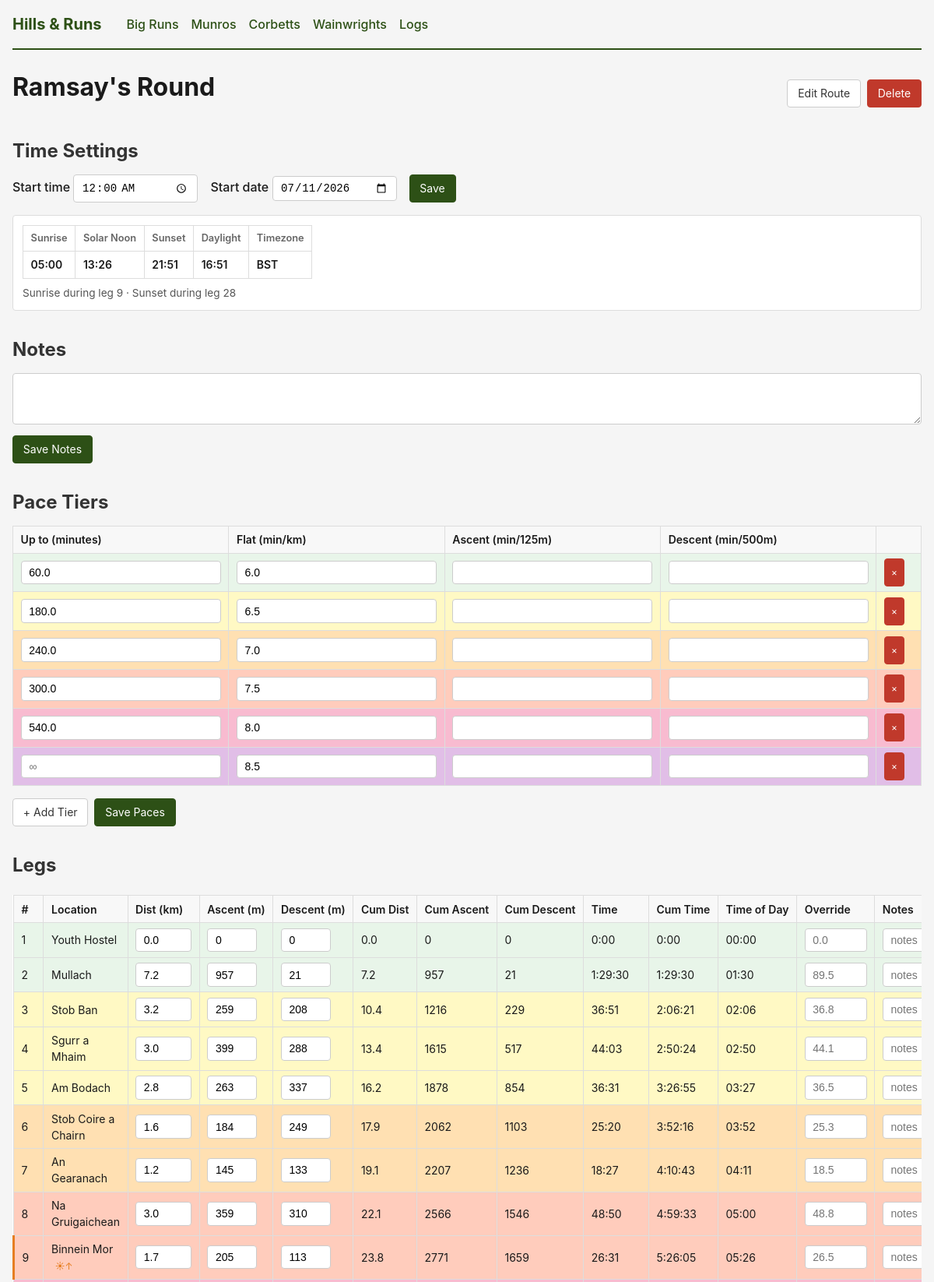
The app's page /bigruns/1 (upper part) with its own data.
### walks/models.py (models this page shows)
class Route(db.Model):
    __tablename__ = 'routes'
    id = db.Column(db.Integer, primary_key=True)
    name = db.Column(db.Text, nullable=False)
    latitude = db.Column(db.Float, default=56.8)
    longitude = db.Column(db.Float, default=-5.1)
    start_time = db.Column(db.Text, default='06:00')
    start_date = db.Column(db.Text, default='2026-06-01')
    notes = db.Column(db.Text, default='')
    created_at = db.Column(db.DateTime, server_default=func.now())
    legs = db.relationship('Leg', backref='route', cascade='all, delete-orphan',
                           order_by='Leg.leg_num')
    pace_tiers = db.relationship('PaceTier', backref='route', cascade='all, delete-orphan')
    time_overrides = db.relationship('TimeOverride', backref='route', cascade='all, delete-orphan')
    attempts = db.relationship('Attempt', backref='route', cascade='all, delete-orphan',
                               order_by='Attempt.date.desc()')

class PaceTier(db.Model):
    __tablename__ = 'pace_tiers'
    id = db.Column(db.Integer, primary_key=True)
    route_id = db.Column(db.Integer, db.ForeignKey('routes.id', ondelete='CASCADE'), nullable=False)
    up_to_minutes = db.Column(db.Float, nullable=True)
    flat_pace_min_per_km = db.Column(db.Float, nullable=False)
    ascent_pace = db.Column(db.Float, nullable=False, default=0)
    descent_pace = db.Column(db.Float, nullable=False, default=0)

class Leg(db.Model):
    __tablename__ = 'legs'
    id = db.Column(db.Integer, primary_key=True)
    route_id = db.Column(db.Integer, db.ForeignKey('routes.id', ondelete='CASCADE'), nullable=False)
    leg_num = db.Column(db.Integer, nullable=False)
    location = db.Column(db.Text, nullable=False)
    distance_km = db.Column(db.Float, nullable=False, default=0)
    ascent_m = db.Column(db.Float, nullable=False, default=0)
    descent_m = db.Column(db.Float, nullable=False, default=0)
    notes = db.Column(db.Text, default='')

### walks/routes.py (the view)
@bp.route('/<int:route_id>')
def route_detail(route_id: int) -> str | WerkzeugResponse:
    route = db.session.get(Route, route_id)
    if not route:
        flash('Route not found.', 'error')
        return redirect(url_for('walks.route_list'))
    legs = Leg.query.filter_by(route_id=route_id).order_by(Leg.leg_num).all()
    pace_tiers = (
        PaceTier.query
        .filter_by(route_id=route_id)
        .order_by(
            db.case((PaceTier.up_to_minutes.is_(None), 1), else_=0),
            PaceTier.up_to_minutes,
        )
        .all()
    )
    overrides_rows = (
        TimeOverride.query
        .filter_by(route_id=route_id)
        .all()
    )
    overrides = {r.leg_id: r.override_minutes for r in overrides_rows}
    legs_data = [
        {
            'id': l.id, 'route_id': l.route_id, 'leg_num': l.leg_num,
            'location': l.location, 'distance_km': l.distance_km,
            'ascent_m': l.ascent_m, 'descent_m': l.descent_m, 'notes': l.notes,
        }
        for l in legs
    ]
    tiers_data = [
        {
            'id': t.id, 'route_id': t.route_id, 'up_to_minutes': t.up_to_minutes,
            'flat_pace_min_per_km': t.flat_pace_min_per_km,
            'ascent_pace': t.ascent_pace,
            'descent_pace': t.descent_pace,
        }
        for t in pace_tiers
    ]
    start_time_minutes = None
    if route.start_time:
        parts = route.start_time.split(':')
        if len(parts) == 2:
            start_time_minutes = int(parts[0]) * 60 + int(parts[1])
    calculated = calculate_leg_times(legs_data, tiers_data, overrides, start_time_minutes)
    totals = {
        'distance_km': sum(l['distance_km'] for l in calculated),
        'ascent_m': sum(l['ascent_m'] for l in calculated),
        'descent_m': sum(l['descent_m'] for l in calculated),
        'time': sum(l['time'] for l in calculated),
    }
    solar: SolarResult | None = None
    solar_events: SolarEventsDict = {'sunrise_leg': None, 'sunset_leg': None}
    if route.start_date and route.latitude and route.longitude:
        solar = solar_times(route.latitude, route.longitude, route.start_date)
        if solar and start_time_minutes is not None:
            solar_events = find_solar_events(calculated, start_time_minutes, solar)
    attempts = (
        Attempt.query
        .filter_by(route_id=route_id)
        .order_by(Attempt.date.desc())
        .all()
    )
    attempts_data = []
    for attempt in attempts:
        a_legs = AttemptLeg.query.filter_by(attempt_id=attempt.id).all()
        leg_times = {r.leg_id: r.actual_time_minutes for r in a_legs}
        attempt_total = sum(t for t in leg_times.values() if t is not None)
        attempts_data.append({
            'id': attempt.id,
            'name': attempt.name,
            'date': attempt.date,
            'notes': attempt.notes,
            'leg_times': leg_times,
            'total_time': attempt_total,
        })
    attempts_json = json.dumps(attempts_data, default=str)
    calculated_json = json.dumps(calculated, default=str)
    return render_template('walks/detail.html',
                           route=route,
                           legs=calculated,
                           pace_tiers=tiers_data,
                           totals=totals,
                           solar=solar,
                           solar_events=solar_events,
                           attempts=attempts_data,
                           attempts_json=attempts_json,
                           calculated_json=calculated_json,
                           format_time=format_time,
                           format_time_of_day=format_time_of_day,
                           format_diff=format_diff)

### walks/templates/walks/detail.html (shortened to what this page needs)
{% extends "base.html" %}
{% block content %}
<div class="page-header">
    <h1>{{ route.name }}</h1>
    <div class="header-actions">
        <a href="{{ url_for('walks.route_edit', route_id=route.id) }}" class="btn">Edit Route</a>
        <form method="POST" action="{{ url_for('walks.route_delete', route_id=route.id) }}"
              onsubmit="return confirm('Delete this route?')" style="display:inline">
            <button type="submit" class="btn btn-danger">Delete</button>
        </form>
    </div>
</div>
<section class="section">
    <h2>Time Settings</h2>
    <form method="POST" action="{{ url_for('walks.save_settings', route_id=route.id) }}" class="settings-form">
        <div class="settings-row">
            <label>Start time <input type="time" name="start_time" value="{{ route.start_time or '' }}"></label>
            <label>Start date <input type="date" name="start_date" value="{{ route.start_date or '' }}"></label>
            <button type="submit" class="btn btn-primary">Save</button>
        </div>
    </form>
    {% if solar %}
    <div class="solar-info">
        <table class="solar-table">
            <tr>
                <th>Sunrise</th>
                <th>Solar Noon</th>
                <th>Sunset</th>
                <th>Daylight</th>
                <th>Timezone</th>
            </tr>
            <tr>
                <td>{{ solar.sunrise_str }}</td>
                <td>{{ solar.solar_noon_str }}</td>
                <td>{{ solar.sunset_str }}</td>
                <td>{{ solar.daylight_str }}</td>
                <td>{{ solar.timezone }}</td>
            </tr>
        </table>
        {% if solar_events.sunrise_leg or solar_events.sunset_leg %}
        <p class="solar-markers">
            {% if solar_events.sunrise_leg %}
                Sunrise during leg {{ solar_events.sunrise_leg }}
            {% endif %}
            {% if solar_events.sunrise_leg and solar_events.sunset_leg %} · {% endif %}
            {% if solar_events.sunset_leg %}
                Sunset during leg {{ solar_events.sunset_leg }}
            {% endif %}
        </p>
        {% endif %}
    </div>
    {% endif %}
</section>
<section class="section">
    <h2>Notes</h2>
    <form method="POST" action="{{ url_for('walks.save_notes', route_id=route.id) }}">
        <textarea name="notes" rows="3" style="margin-bottom: 0.5rem;">{{ route.notes or '' }}</textarea>
        <button type="submit" class="btn btn-primary">Save Notes</button>
    </form>
</section>
<section class="section">
    <h2>Pace Tiers</h2>
    <form method="POST" action="{{ url_for('walks.save_paces', route_id=route.id) }}">
        <table class="pace-table">
            <thead>
                <tr>
                    <th>Up to (minutes)</th>
                    <th>Flat (min/km)</th>
                    <th>Ascent (min/125m)</th>
                    <th>Descent (min/500m)</th>
                    <th></th>
                </tr>
            </thead>
            <tbody id="pace-body">
                {% for tier in pace_tiers %}
                <tr class="pace-tier-{{ loop.index0 }}">
                    <td><input type="number" step="1" name="up_to_{{ loop.index0 }}" value="{{ tier.up_to_minutes|default('', true) }}" placeholder="∞"></td>
                    <td><input type="number" step="0.1" name="flat_pace_{{ loop.index0 }}" value="{{ tier.flat_pace_min_per_km }}" required></td>
                    <td><input type="number" step="0.1" name="ascent_pace_{{ loop.index0 }}" value="{{ tier.ascent_pace_min_per_150m }}" required></td>
                    <td><input type="number" step="0.1" name="descent_pace_{{ loop.index0 }}" value="{{ tier.descent_pace_min_per_450m }}" required></td>
                    <td><button type="button" class="btn btn-small btn-danger" onclick="removePaceTier(this)">×</button></td>
                </tr>
                {% endfor %}
            </tbody>
        </table>
        <div class="form-actions">
            <button type="button" class="btn" onclick="addPaceTier()">+ Add Tier</button>
            <button type="submit" class="btn btn-primary">Save Paces</button>
        </div>
    </form>
</section>
<section class="section">
    <h2>Legs</h2>
    <form method="POST" action="{{ url_for('walks.save_legs', route_id=route.id) }}">
    <div class="table-scroll">
    <table class="legs-table">
        <thead>
            <tr>
                <th>#</th>
                <th>Location</th>
                <th>Dist (km)</th>
                <th>Ascent (m)</th>
                <th>Descent (m)</th>
                <th>Cum Dist</th>
                <th>Cum Ascent</th>
                <th>Cum Descent</th>
                <th>Time</th>
                <th>Cum Time</th>
                {% if route.start_time %}<th>Time of Day</th>{% endif %}
                <th>Override</th>
                <th>Notes</th>
            </tr>
        </thead>
        <tbody>
            {% for leg in legs %}
            {% set is_sunrise = solar_events.sunrise_leg == leg.leg_num %}
            {% set is_sunset = solar_events.sunset_leg == leg.leg_num %}
            <tr class="pace-tier-{{ leg.tier_index }} {{ 'overridden' if leg.override is not none else '' }} {{ 'sunrise-leg' if is_sunrise else '' }} {{ 'sunset-leg' if is_sunset else '' }}">
                <td>{{ leg.leg_num }}</td>
                <td>
                    {{ leg.location }}
                    {% if is_sunrise %}<span class="solar-badge sunrise-badge" title="Sunrise during this leg">☀↑</span>{% endif %}
                </td>
                <td><input type="number" step="0.1" name="distance_{{ leg.id }}" value="{{ '%.1f' | format(leg.distance_km) }}" class="stat-input"></td>
                <td><input type="number" step="1" name="ascent_{{ leg.id }}" value="{{ '%.0f' | format(leg.ascent_m) }}" class="stat-input stat-input-narrow"></td>
                <td><input type="number" step="1" name="descent_{{ leg.id }}" value="{{ '%.0f' | format(leg.descent_m) }}" class="stat-input stat-input-narrow"></td>
                <td>{{ '%.1f' | format(leg.cumulative_distance) }}</td>
                <td>{{ '%.0f' | format(leg.cumulative_ascent) }}</td>
                <td>{{ '%.0f' | format(leg.cumulative_descent) }}</td>
                <td>{{ format_time(leg.time) }}</td>
                <td>{{ format_time(leg.cumulative_time) }}</td>
                {% if route.start_time %}<td>{{ format_time_of_day(leg.time_of_day) }}</td>{% endif %}
                <td class="override-cell">
                    <input type="number" step="0.1" name="override_{{ leg.id }}"
                           value="{{ leg.override if leg.override is not none else '' }}"
                           placeholder="{{ '%.1f' | format(leg.calc_time) }}"
                           class="override-input">
                </td>
                <td><input type="text" name="notes_{{ leg.id }}" value="{{ leg.notes }}" class="notes-input-inline" placeholder="notes"></td>
            </tr>
            {% endfor %}
        </tbody>
    </table>
    </div>
    </form>
</section>
{% endblock %}

### records on screen
Route: name "Ramsay's Round", start_time "00:00", start_date "07/11/2026"
PaceTier: up_to_0 "60.0", flat_pace_0 "6.0"
PaceTier: up_to_1 "180.0", flat_pace_1 "6.5"
PaceTier: up_to_minutes "240.0", flat_pace_min_per_km "7.0"
PaceTier: up_to_minutes "300.0", flat_pace_min_per_km "7.5"
PaceTier: up_to_minutes "540.0", flat_pace_min_per_km "8.0"
PaceTier: flat_pace_min_per_km "8.5"
Leg: leg_num "1", location "Youth Hostel", distance_km "0.0", ascent_m "0", descent_m "0", cumulative_distance "0.0", cumulative_ascent "0", cumulative_descent "0", time "0:00", cumulative_time "0:00", time_of_day "00:00", calc_time "0.0"
Leg: leg_num "2", location "Mullach", distance_km "7.2", ascent_m "957", descent_m "21", cumulative_distance "7.2", cumulative_ascent "957", cumulative_descent "21", time "1:29:30", cumulative_time "1:29:30", time_of_day "01:30", calc_time "89.5"
Leg: leg_num "3", location "Stob Ban", distance_km "3.2", ascent_m "259", descent_m "208", cumulative_distance "10.4", cumulative_ascent "1216", cumulative_descent "229", time "36:51", cumulative_time "2:06:21", time_of_day "02:06", calc_time "36.8"
Leg: leg_num "4", location "Sgurr a Mhaim", distance_km "3.0", ascent_m "399", descent_m "288", cumulative_distance "13.4", cumulative_ascent "1615", cumulative_descent "517", time "44:03", cumulative_time "2:50:24", time_of_day "02:50", calc_time "44.1"
Leg: leg_num "5", location "Am Bodach", distance_km "2.8", ascent_m "263", descent_m "337", cumulative_distance "16.2", cumulative_ascent "1878", cumulative_descent "854", time "36:31", cumulative_time "3:26:55", time_of_day "03:27", calc_time "36.5"
Leg: leg_num "6", location "Stob Coire a Chairn", distance_km "1.6", ascent_m "184", descent_m "249", cumulative_distance "17.9", cumulative_ascent "2062", cumulative_descent "1103", time "25:20", cumulative_time "3:52:16", time_of_day "03:52", calc_time "25.3"
Leg: leg_num "7", location "An Gearanach", distance_km "1.2", ascent_m "145", descent_m "133", cumulative_distance "19.1", cumulative_ascent "2207", cumulative_descent "1236", time "18:27", cumulative_time "4:10:43", time_of_day "04:11", calc_time "18.5"
Leg: leg_num "8", location "Na Gruigaichean", distance_km "3.0", ascent_m "359", descent_m "310", cumulative_distance "22.1", cumulative_ascent "2566", cumulative_descent "1546", time "48:50", cumulative_time "4:59:33", time_of_day "05:00", calc_time "48.8"
Leg: leg_num "9", location "Binnein Mor", distance_km "1.7", ascent_m "205", descent_m "113", cumulative_distance "23.8", cumulative_ascent "2771", cumulative_descent "1659", time "26:31", cumulative_time "5:26:05", time_of_day "05:26", calc_time "26.5"

### other values on screen
{{ solar.sunrise_str }} "05:00"
{{ solar.solar_noon_str }} "13:26"
{{ solar.sunset_str }} "21:51"
{{ solar.daylight_str }} "16:51"
{{ solar.timezone }} "BST"
{{ solar_events.sunrise_leg }} "9"
{{ solar_events.sunset_leg }} "28"
